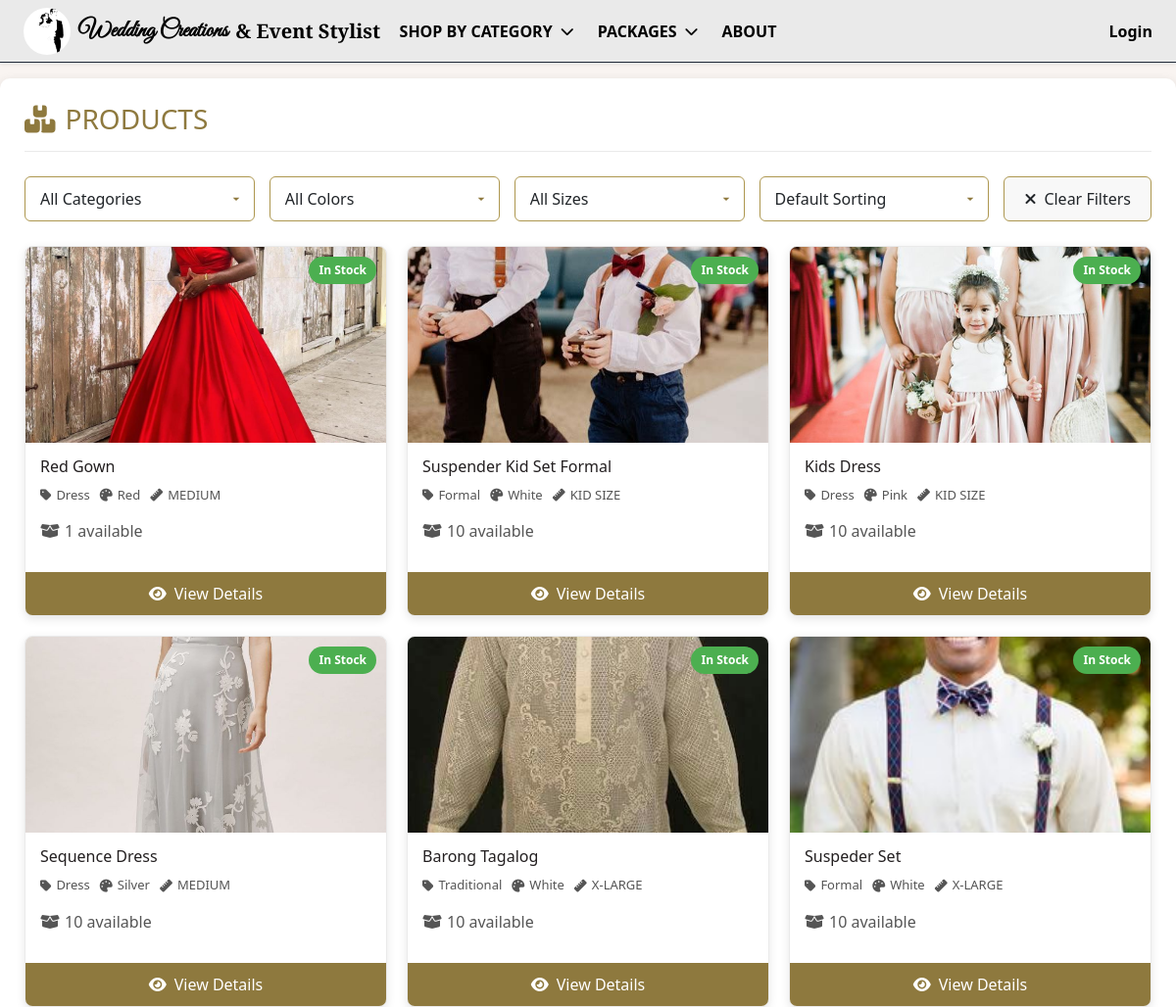
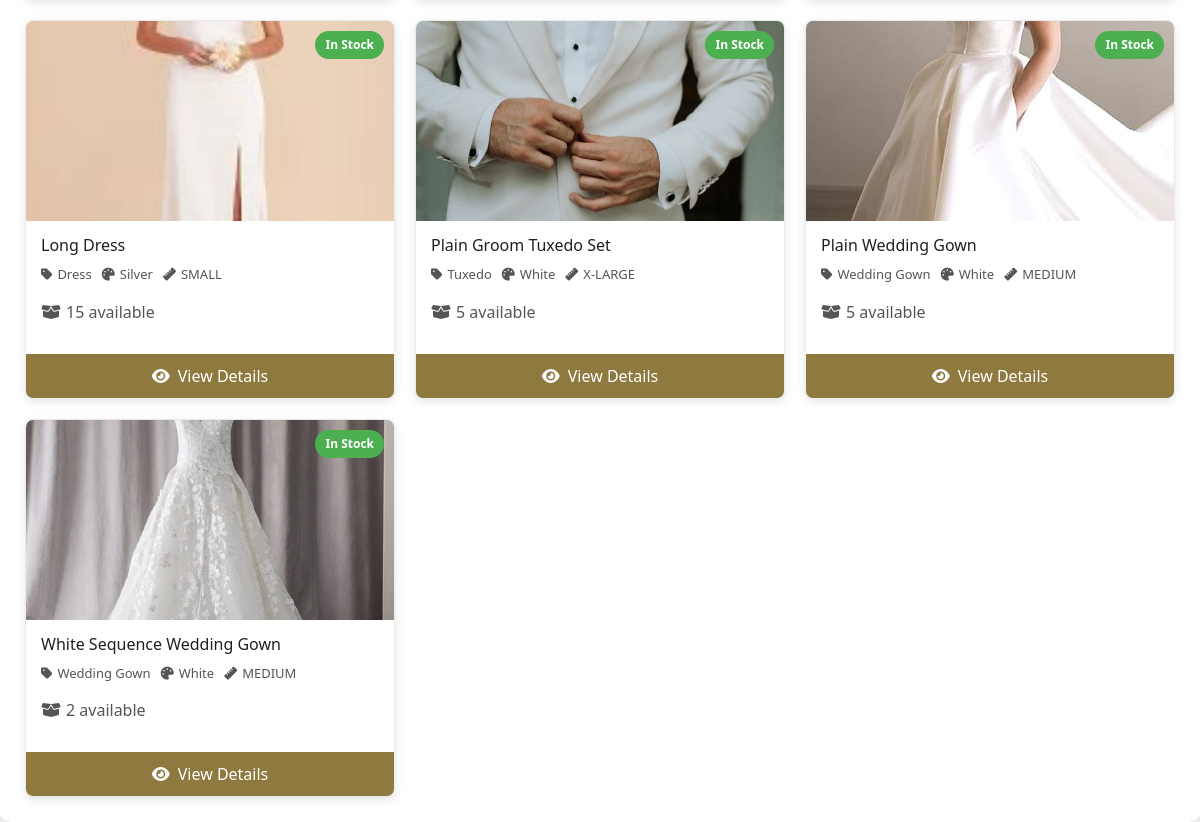
Screenshot of /wardrobe/ with the database file from the repository (2 pictures, top to bottom).
### saritasapp/models.py (models this page shows, shortened)
class Inventory(models.Model):
    name = models.CharField(max_length=255)
    branch = models.ForeignKey(Branch, on_delete=models.CASCADE, related_name="inventory_items")
    category = models.ForeignKey(Category, on_delete=models.CASCADE, related_name="items")
    item_type = models.ForeignKey(ItemType, on_delete=models.SET_NULL, null=True, blank=True)
    color = models.ForeignKey(Color, null=True, blank=True, on_delete=models.SET_NULL, related_name="inventory_items")
    size = models.ForeignKey(Size, null=True, blank=True, on_delete=models.SET_NULL, related_name="inventory_items")
    quantity = models.IntegerField(default=0)
    rental_price = models.DecimalField(max_digits=10, decimal_places=2)
    reservation_price = models.DecimalField(max_digits=10, decimal_places=2, null=True, blank=True)
    deposit_price = models.DecimalField(max_digits=10, decimal_places=2, null=True, blank=True)
    purchase_price = models.DecimalField(max_digits=10, decimal_places=2, null=True, blank=True)
    available = models.BooleanField(default=True)
    image = models.ImageField(upload_to="inventory/", null=True, blank=True)
    created_at = models.DateTimeField(auto_now_add=True)
    updated_at = models.DateTimeField(auto_now=True)
    class Meta:
        verbose_name_plural = "Inventory"
        ordering = ['-created_at']

class Category(models.Model):
    name = models.CharField(max_length=255, unique=True)
    description = models.TextField(blank=True)

class Color(models.Model):
    name = models.CharField(max_length=50, unique=True)

class Size(models.Model):
    name = models.CharField(max_length=10, unique=True)

### customerapp/views.py (the view)
# urls.py: path('wardrobe/', views.wardrobe_view, name='wardrobe'),
def wardrobe_view(request):
    inventory_items = Inventory.objects.filter(available=True)
    selected_category = request.GET.get('category')
    selected_color = request.GET.get('color')
    selected_size = request.GET.get('size')
    sort = request.GET.get('sort')
    if selected_category:
        inventory_items = inventory_items.filter(category__id=selected_category)
    if selected_color:
        inventory_items = inventory_items.filter(color__id=selected_color)
    if selected_size:
        inventory_items = inventory_items.filter(size__id=selected_size)
    if sort == "name_asc":
        inventory_items = inventory_items.order_by("name")
    elif sort == "name_desc":
        inventory_items = inventory_items.order_by("-name")
    elif sort == "price_asc":
        inventory_items = inventory_items.order_by("purchase_price")
    elif sort == "price_desc":
        inventory_items = inventory_items.order_by("-purchase_price")
    context = {
        'inventory_items': inventory_items,
        'categories': Category.objects.all(),
        'colors': Color.objects.all(),
        'sizes': Size.objects.all(),
        'selected_category': selected_category,
        'selected_color': selected_color,
        'selected_size': selected_size,
        'sort': sort
    }
    return render(request, 'customerapp/wardrobe.html', context)

### customerapp/context_processors.py (called while the page is built, shortened)
def notifications(request):
    return {'unread_count': 0}

def categories_processor(request):
    return {
        'categories': Category.objects.all()
    }

### saritasapp/context_processors.py (called while the page is built)
def notifications(request):
    if request.user.is_authenticated:
        return {
            'unread_count': Notification.objects.filter(user=request.user, is_read=False).count()
        }
    return {}

### customerapp/templates/customerapp/wardrobe.html (shortened to what this page needs)
{% extends "customerapp/base.html" %}
{% load static %}
{% block extra_css %}
<link rel="stylesheet" href="{% static 'css/inventory.css' %}">
{% endblock %}
{% block content %}
<div class="content-wrapper">
    <div class="white-container">
        <div class="inventory-header">
            <h1><i class="fas fa-boxes"></i> PRODUCTS</h1>
        </div>
        <div class="filter-row">
            <div class="filter-box">
                <select id="category" name="category" onchange="filterInventory()">
                    <option value="">All Categories</option>
                </select>
            </div>
            <div class="filter-box">
                <select id="color" name="color" onchange="filterInventory()">
                    <option value="">All Colors</option>
                </select>
            </div>
            <div class="filter-box">
                <select id="size" name="size" onchange="filterInventory()">
                    <option value="">All Sizes</option>
                </select>
            </div>
            <div class="filter-box">
                <select id="sort" name="sort" onchange="filterInventory()">
                    <option value="">Default Sorting</option>
                </select>
            </div>
            <button type="button" onclick="clearFilters()" class="clear-btn">
                <i class="fas fa-times"></i> Clear Filters
            </button>
        </div>
        <div class="inventory-items">
            {% if inventory_items %}
                {% for item in inventory_items %}
                <div class="item-card">
                    <div class="item-status {% if item.available %}in-stock{% else %}out-stock{% endif %}">
                        {{ item.available|yesno:"In Stock,Out of Stock" }}
                    </div>
                    <div class="item-image">
                        {% if item.image %}
                            <img src="{{ item.image.url }}" alt="{{ item.name }}">
                        {% else %}
                            <img src="{% static 'image/default-placeholder.png' %}" alt="No image">
                        {% endif %}
                    </div>
                    <div class="item-info">
                        <h3>{{ item.name }}</h3>
                        <div class="item-meta">
                            <span><i class="fas fa-tag"></i> {{ item.category.name }}</span>
                            <span><i class="fas fa-palette"></i> {{ item.color.name|default:"N/A" }}</span>
                            <span><i class="fas fa-ruler"></i> {{ item.size.name|default:"N/A" }}</span>
                        </div>
                        <div class="item-quantity">
                            <i class="fas fa-box-open"></i> {{ item.quantity }} available
                        </div>
                    </div>
                    <a href="{% url 'customerapp:item_detail' item.id %}" class="view-btn">
                        <i class="fas fa-eye"></i> View Details
                    </a>
                </div>
                {% endfor %}
            {% else %}
                <div class="no-items">
                    <i class="fas fa-search"></i>
                    <p>No items match your filters</p>
                    <button onclick="clearFilters()">Clear Filters</button>
                </div>
            {% endif %}
        </div>
    </div>
</div>
{% endblock %}

### static/css/inventory.css (style rules this page uses)
.white-container { background-color: white; border-radius: 10px; box-shadow: 0 2px 10px rgba(0,0,0,0.1); padding: 25px; margin: 0 auto; max-width: 1400px; min-height: 300px; }
.inventory-header { background-color: white; display: flex; justify-content: space-between; align-items: center; margin-bottom: 25px; padding-bottom: 15px; border-bottom: 1px solid #eaeaea; }
.inventory-header h1 { color: #8E793E; font-size: 28px; margin: 0; display: flex; align-items: center; gap: 10px; }
.filter-row { display: flex; flex-wrap: wrap; gap: 15px; margin-bottom: 25px; align-items: center; }
.filter-box { flex: 1; min-width: 180px; }
.filter-box select { width: 100%; padding: 10px 15px; border: 1px solid #AD974F; border-radius: 6px; background: white; appearance: none; background-repeat: no-repeat; background-position: right 10px center; background-size: 16px; }
.clear-btn { padding: 10px 20px; background: #f8f8f8; border: 1px solid #AD974F; border-radius: 6px; display: flex; align-items: center; gap: 8px; cursor: pointer; transition: all 0.3s; }
.inventory-items { display: grid; grid-template-columns: repeat(auto-fill, minmax(280px, 1fr)); gap: 20px; }
.item-card { background: white; border-radius: 8px; overflow: hidden; box-shadow: 0 3px 10px rgba(0,0,0,0.1); transition: all 0.3s; position: relative; border: 1px solid #eaeaea; }
.item-status { position: absolute; top: 10px; right: 10px; padding: 5px 10px; border-radius: 20px; font-size: 12px; font-weight: 600; color: white; }
.item-status.in-stock { background: #4CAF50; }
.item-image { height: 200px; overflow: hidden; }
.item-image img { width: 100%; height: 100%; object-fit: cover; transition: transform 0.3s; }
.item-info { padding: 15px; }
.item-info h3 { margin: 0 0 10px; color: #231F20; }
.item-meta { display: flex; flex-wrap: wrap; gap: 10px; margin-bottom: 15px; font-size: 13px; }
.item-meta span { display: flex; align-items: center; gap: 5px; color: #555; }
.item-quantity { display: flex; align-items: center; gap: 5px; color: #555; margin-bottom: 15px; }
.view-btn { display: block; padding: 10px; background: #8E793E; color: white; text-align: center; text-decoration: none; display: flex; align-items: center; justify-content: center; gap: 8px; transition: background 0.3s; }

### customerapp/templates/customerapp/base.html (style rules this page uses)
.bg-custom { background-color: #f9f4f1; }

### rows the page displays
Inventory: available "In Stock", image (picture), name "Red Gown", category.name "Dress", color.name "Red", size.name "MEDIUM", quantity "1"
Inventory: available "In Stock", image (picture), name "Suspender Kid Set Formal", category.name "Formal", color.name "White", size.name "KID SIZE", quantity "10"
Inventory: available "In Stock", image (picture), name "Kids Dress", category.name "Dress", color.name "Pink", size.name "KID SIZE", quantity "10"
Inventory: available "In Stock", image (picture), name "Sequence Dress", category.name "Dress", color.name "Silver", size.name "MEDIUM", quantity "10"
Inventory: available "In Stock", image (picture), name "Barong Tagalog", category.name "Traditional", color.name "White", size.name "X-LARGE", quantity "10"
Inventory: available "In Stock", image (picture), name "Suspeder Set", category.name "Formal", color.name "White", size.name "X-LARGE", quantity "10"
Inventory: available "In Stock", image (picture), name "Long Dress", category.name "Dress", color.name "Silver", size.name "SMALL", quantity "15"
Inventory: available "In Stock", image (picture), name "Plain Groom Tuxedo Set", category.name "Tuxedo", color.name "White", size.name "X-LARGE", quantity "5"
Inventory: available "In Stock", image (picture), name "Plain Wedding Gown", category.name "Wedding Gown", color.name "White", size.name "MEDIUM", quantity "5"
Inventory: available "In Stock", image (picture), name "White Sequence Wedding Gown", category.name "Wedding Gown", color.name "White", size.name "MEDIUM", quantity "2"
